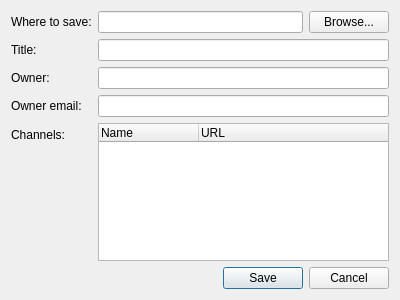
<ui version="4.0" >
 <class>Export</class>
 <widget class="QDialog" name="Export" >
  <property name="geometry" >
   <rect>
    <x>0</x>
    <y>0</y>
    <width>400</width>
    <height>300</height>
   </rect>
  </property>
  <property name="windowTitle" >
   <string>This string is overriden in the source code</string>
  </property>
  <layout class="QVBoxLayout" name="verticalLayout" >
   <item>
    <layout class="QFormLayout" name="formLayout" >
     <item row="0" column="0" >
      <widget class="QLabel" name="label" >
       <property name="text" >
        <string>Where to save:</string>
       </property>
      </widget>
     </item>
     <item row="0" column="1" >
      <layout class="QHBoxLayout" name="horizontalLayout" >
       <item>
        <widget class="QLineEdit" name="File_" />
       </item>
       <item>
        <widget class="QPushButton" name="Browse_" >
         <property name="text" >
          <string>Browse...</string>
         </property>
        </widget>
       </item>
      </layout>
     </item>
     <item row="1" column="0" >
      <widget class="QLabel" name="label_2" >
       <property name="text" >
        <string>Title:</string>
       </property>
      </widget>
     </item>
     <item row="2" column="0" >
      <widget class="QLabel" name="label_3" >
       <property name="text" >
        <string>Owner:</string>
       </property>
      </widget>
     </item>
     <item row="3" column="0" >
      <widget class="QLabel" name="label_4" >
       <property name="text" >
        <string>Owner email:</string>
       </property>
      </widget>
     </item>
     <item row="4" column="0" >
      <widget class="QLabel" name="label_5" >
       <property name="text" >
        <string>Channels:</string>
       </property>
      </widget>
     </item>
     <item row="1" column="1" >
      <widget class="QLineEdit" name="Title_" />
     </item>
     <item row="2" column="1" >
      <widget class="QLineEdit" name="Owner_" />
     </item>
     <item row="3" column="1" >
      <widget class="QLineEdit" name="OwnerEmail_" />
     </item>
     <item row="4" column="1" >
      <widget class="QTreeWidget" name="Channels_" >
       <column>
        <property name="text" >
         <string>Name</string>
        </property>
       </column>
       <column>
        <property name="text" >
         <string>URL</string>
        </property>
       </column>
      </widget>
     </item>
    </layout>
   </item>
   <item>
    <widget class="QDialogButtonBox" name="ButtonBox_" >
     <property name="orientation" >
      <enum>Qt::Horizontal</enum>
     </property>
     <property name="standardButtons" >
      <set>QDialogButtonBox::Cancel|QDialogButtonBox::Save</set>
     </property>
    </widget>
   </item>
  </layout>
 </widget>
 <resources/>
 <connections>
  <connection>
   <sender>ButtonBox_</sender>
   <signal>accepted()</signal>
   <receiver>Export</receiver>
   <slot>accept()</slot>
   <hints>
    <hint type="sourcelabel" >
     <x>248</x>
     <y>254</y>
    </hint>
    <hint type="destinationlabel" >
     <x>157</x>
     <y>274</y>
    </hint>
   </hints>
  </connection>
  <connection>
   <sender>ButtonBox_</sender>
   <signal>rejected()</signal>
   <receiver>Export</receiver>
   <slot>reject()</slot>
   <hints>
    <hint type="sourcelabel" >
     <x>316</x>
     <y>260</y>
    </hint>
    <hint type="destinationlabel" >
     <x>286</x>
     <y>274</y>
    </hint>
   </hints>
  </connection>
 </connections>
</ui>
